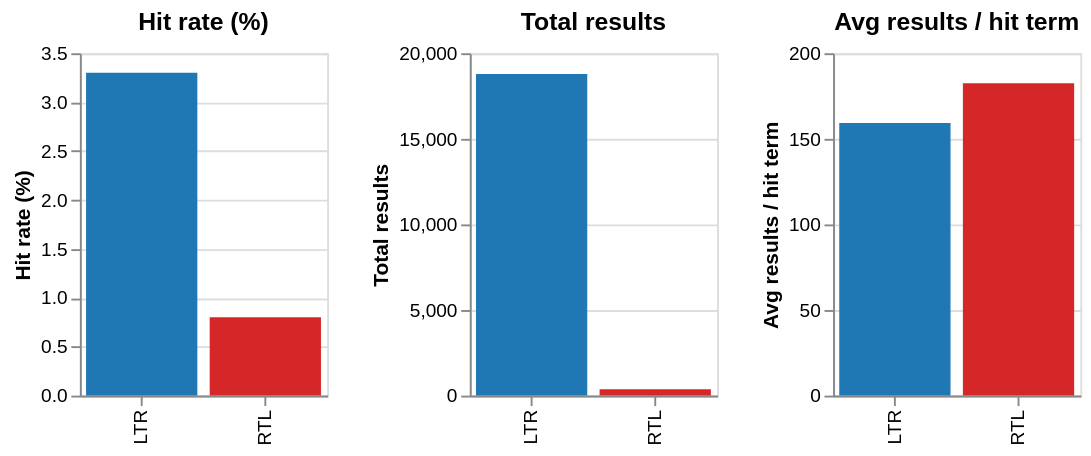
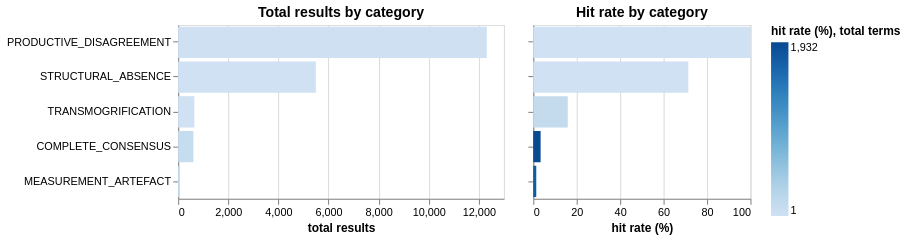

The notebook cell these images were saved under, in order:
### Code cell
# ── LTR vs RTL comparison ─────────────────────────────────────────────────
dir_summary = (
    hit_dir.groupby("dir_label")
    .agg(
        total_terms=("search_term_lower", "count"),
        terms_with_hits=("any_hit", "sum"),
        total_results=("total", "sum"),
    )
    .reset_index()
)
dir_summary["hit_rate_pct"] = (
    dir_summary["terms_with_hits"] / dir_summary["total_terms"] * 100
).round(1)
dir_summary["avg_per_hit"] = (
    dir_summary["total_results"] / dir_summary["terms_with_hits"].replace(0, pd.NA)
).round(1)

print("LTR vs RTL summary:")
print(dir_summary[["dir_label","total_terms","terms_with_hits","hit_rate_pct",
                    "total_results","avg_per_hit"]].to_string(index=False))

dir_metrics = [
    ("hit_rate_pct",  "Hit rate (%)"),
    ("total_results", "Total results"),
    ("avg_per_hit",   "Avg results / hit term"),
]
dir_charts = []
for col, title in dir_metrics:
    c = alt.Chart(dir_summary).mark_bar().encode(
        x=alt.X("dir_label:N", title=None),
        y=alt.Y(f"{col}:Q", title=title),
        color=alt.Color("dir_label:N",
                        scale=alt.Scale(domain=["LTR", "RTL"],
                                        range=["#1f77b4", "#d62728"]),
                        legend=None),
        tooltip=["dir_label:N", alt.Tooltip(f"{col}:Q", title=title)],
    ).properties(width=130, height=180, title=title)
    dir_charts.append(c)
display(alt.hconcat(*dir_charts))

# ── Top 10 RTL terms ──────────────────────────────────────────────────────
rtl_top = hit_dir[hit_dir["dir_label"] == "RTL"].nlargest(10, "total")
if len(rtl_top):
    print("\nTop 10 RTL terms:")
    print(rtl_top[["search_term_lower","n_repos","n_issues","n_users","total"]].to_string(index=False))
else:
    print("\nNo RTL terms with results.")

# ── Category breakdown ────────────────────────────────────────────────────
# Each grouped term may span multiple categories; take primary (alphabetically first)
hit_dir["primary_cat"] = hit_dir["category"].str.split(",").str[0].str.strip()

cat_summary = (
    hit_dir.groupby("primary_cat")
    .agg(
        total_terms=("search_term_lower", "count"),
        terms_with_hits=("any_hit", "sum"),
        total_results=("total", "sum"),
    )
    .reset_index()
)
cat_summary["hit_rate_pct"] = (
    cat_summary["terms_with_hits"] / cat_summary["total_terms"] * 100
).round(1)
cat_summary = cat_summary.sort_values("total_results", ascending=False)

cat_results = alt.Chart(cat_summary).mark_bar().encode(
    y=alt.Y("primary_cat:N", sort="-x", title=None),
    x=alt.X("total_results:Q", title="total results"),
    color=alt.Color("hit_rate_pct:Q", scale=alt.Scale(scheme="blues"),
                    title="hit rate (%)"),
    tooltip=["primary_cat:N", "total_terms:Q", "terms_with_hits:Q",
             "hit_rate_pct:Q", "total_results:Q"],
).properties(width=300, height=160, title="Total results by category")

cat_rate = alt.Chart(cat_summary).mark_bar().encode(
    y=alt.Y("primary_cat:N", sort="-x", title=None, axis=alt.Axis(labels=False)),
    x=alt.X("hit_rate_pct:Q", title="hit rate (%)"),
    color=alt.Color("total_terms:Q", scale=alt.Scale(scheme="greys"),
                    title="total terms"),
    tooltip=["primary_cat:N", "total_terms:Q", "hit_rate_pct:Q"],
).properties(width=200, height=160, title="Hit rate by category")

display(cat_results | cat_rate)
print()
print(cat_summary.to_string(index=False))

### Figure 1 — Vega specification as saved in the notebook (floating-point values rounded to 4 significant figures)
{"$schema": "https://vega.github.io/schema/vega/v6.json", "data": [{"name": "source_0"}, {"name": "data_0", "values": [{"dir_label": "LTR", "hit_rate_pct": 3.3, "hit_rate_pct_end": 3.3, "hit_rate_pct_start": 0.0}, {"dir_label": "RTL", "hit_rate_pct": 0.8, "hit_rate_pct_end": 0.8, "hit_rate_pct_start": 0.0}]}, {"name": "data_1", "values": [{"dir_label": "LTR", "total_results": 18782, "total_results_end": 18780.0, "total_results_start": 0.0}, {"dir_label": "RTL", "total_results": 365, "total_results_end": 365.0, "total_results_start": 0.0}]}, {"name": "data_2", "values": [{"avg_per_hit": 159.2, "avg_per_hit_end": 159.2, "avg_per_hit_start": 0.0, "dir_label": "LTR"}, {"avg_per_hit": 182.5, "avg_per_hit_end": 182.5, "avg_per_hit_start": 0.0, "dir_label": "RTL"}]}, {"name": "data_0_concat_0_x_domain_dir_label", "values": [{"dir_label": "LTR"}, {"dir_label": "RTL"}]}, {"name": "data_1_concat_1_x_domain_dir_label", "values": [{"dir_label": "LTR"}, {"dir_label": "RTL"}]}, {"name": "data_2_concat_2_x_domain_dir_label", "values": [{"dir_label": "LTR"}, {"dir_label": "RTL"}]}], "signals": [{"name": "childWidth", "value": 130}], "marks": [{"type": "group", "name": "concat_0_group", "encode": {"update": {"height": {"signal": "height"}, "width": {"signal": "childWidth"}}}, "marks": [{"type": "rect", "name": "concat_0_marks", "from": {"data": "data_0"}, "encode": {"update": {"width": {"signal": "max(0.25, bandwidth('concat_0_x'))"}, "y2": {"field": "hit_rate_pct_start", "scale": "concat_0_y"}, "x": {"field": "dir_label", "scale": "concat_0_x"}, "fill": {"field": "dir_label", "scale": "color"}, "tooltip": {"signal": "{\"dir_label\": isValid(datum[\"dir_label\"]) ? datum[\"dir_label\"] : \"\"+datum[\"dir_label\"], \"Hit rate (%)\": format(datum[\"hit_rate_pct\"], \"\")}"}, "y": {"field": "hit_rate_pct_end", "scale": "concat_0_y"}}}, "style": ["bar"]}], "axes": [{"scale": "concat_0_y", "orient": "left", "grid": true, "gridScale": "concat_0_x", "aria": false, "minExtent": 0, "ticks": false, "maxExtent": 0, "zindex": 0, "labels": false, "domain": false, "tickCount": {"signal": "ceil(height/40)"}}, {"scale": "concat_0_x", "orient": "bottom", "grid": false, "labelAlign": "right", "labelAngle": 270, "labelBaseline": "middle", "zindex": 0}, {"scale": "concat_0_y", "orient": "left", "labelOverlap": true, "zindex": 0, "tickCount": {"signal": "ceil(height/40)"}, "grid": false, "title": "Hit rate (%)"}], "title": {"text": "Hit rate (%)", "frame": "group"}, "style": "cell"}, {"type": "group", "name": "concat_1_group", "encode": {"update": {"width": {"signal": "childWidth"}, "height": {"signal": "height"}}}, "marks": [{"type": "rect", "name": "concat_1_marks", "from": {"data": "data_1"}, "encode": {"update": {"tooltip": {"signal": "{\"dir_label\": isValid(datum[\"dir_label\"]) ? datum[\"dir_label\"] : \"\"+datum[\"dir_label\"], \"Total results\": format(datum[\"total_results\"], \"\")}"}, "y2": {"field": "total_results_start", "scale": "concat_1_y"}, "y": {"field": "total_results_end", "scale": "concat_1_y"}, "fill": {"field": "dir_label", "scale": "color"}, "width": {"signal": "max(0.25, bandwidth('concat_1_x'))"}, "x": {"field": "dir_label", "scale": "concat_1_x"}}}, "style": ["bar"]}], "axes": [{"scale": "concat_1_y", "gridScale": "concat_1_x", "grid": true, "orient": "left", "labels": false, "maxExtent": 0, "ticks": false, "domain": false, "tickCount": {"signal": "ceil(height/40)"}, "aria": false, "minExtent": 0, "zindex": 0}, {"scale": "concat_1_x", "zindex": 0, "labelAngle": 270, "grid": false, "orient": "bottom", "labelBaseline": "middle", "labelAlign": "right"}, {"scale": "concat_1_y", "orient": "left", "title": "Total results", "grid": false, "tickCount": {"signal": "ceil(height/40)"}, "labelOverlap": true, "zindex": 0}], "title": {"text": "Total results", "frame": "group"}, "style": "cell"}, {"type": "group", "name": "concat_2_group", "encode": {"update": {"height": {"signal": "height"}, "width": {"signal": "childWidth"}}}, "marks": [{"type": "rect", "name": "concat_2_marks", "from": {"data": "data_2"}, "encode": {"update": {"width": {"signal": "max(0.25, bandwidth('concat_2_x'))"}, "x": {"field": "dir_label", "scale": "concat_2_x"}, "y2": {"field": "avg_per_hit_start", "scale": "concat_2_y"}, "tooltip": {"signal": "{\"dir_label\": isValid(datum[\"dir_label\"]) ? datum[\"dir_label\"] : \"\"+datum[\"dir_label\"], \"Avg results / hit term\": format(datum[\"avg_per_hit\"], \"\")}"}, "y": {"field": "avg_per_hit_end", "scale": "concat_2_y"}, "fill": {"field": "dir_label", "scale": "color"}}}, "style": ["bar"]}], "axes": [{"scale": "concat_2_y", "tickCount": {"signal": "ceil(height/40)"}, "ticks": false, "orient": "left", "labels": false, "maxExtent": 0, "gridScale": "concat_2_x", "grid": true, "aria": false, "minExtent": 0, "domain": false, "zindex": 0}, {"scale": "concat_2_x", "labelAlign": "right", "labelAngle": 270, "zindex": 0, "grid": false, "orient": "bottom", "labelBaseline": "middle"}, {"scale": "concat_2_y", "orient": "left", "grid": false, "title": "Avg results / hit term", "labelOverlap": true, "zindex": 0, "tickCount": {"signal": "ceil(height/40)"}}], "title": {"text": "Avg results / hit term", "frame": "group"}, "style": "cell"}], "scales": [{"name": "color", "type": "ordinal", "domain": ["LTR", "RTL"], "range": ["#1f77b4", "#d62728"]}, {"name": "concat_0_x", "type": "band", "domain": {"data": "data_0_concat_0_x_domain_dir_label", "field": "dir_label", "sort": true}, "range": [0, {"signal": "childWidth"}], "paddingOuter": 0.05, "paddingInner": 0.1}, {"name": "concat_0_y", "type": "linear", "domain": {"data": "data_0", "fields": ["hit_rate_pct_start", "hit_rate_pct_end"]}, "range": [{"signal": "height"}, 0], "zero": true, "nice": true}, {"name": "concat_1_x", "type": "band", "domain": {"data": "data_1_concat_1_x_domain_dir_label", "field": "dir_label", "sort": true}, "range": [0, {"signal": "childWidth"}], "paddingOuter": 0.05, "paddingInner": 0.1}, {"name": "concat_1_y", "type": "linear", "domain": {"data": "data_1", "fields": ["total_results_start", "total_results_end"]}, "range": [{"signal": "height"}, 0], "nice": true, "zero": true}, {"name": "concat_2_x", "type": "band", "domain": {"data": "data_2_concat_2_x_domain_dir_label", "field": "dir_label", "sort": true}, "range": [0, {"signal": "childWidth"}], "paddingOuter": 0.05, "paddingInner": 0.1}, {"name": "concat_2_y", "type": "linear", "domain": {"data": "data_2", "fields": ["avg_per_hit_start", "avg_per_hit_end"]}, "range": [{"signal": "height"}, 0], "zero": true, "nice": true}], "background": "white", "height": 180, "layout": {"padding": 20, "bounds": "full", "align": "each"}, "padding": 5}

### Figure 2 — Vega specification as saved in the notebook (floating-point values rounded to 4 significant figures)
{"$schema": "https://vega.github.io/schema/vega/v6.json", "data": [{"name": "source_0"}, {"name": "data_1", "values": [{"hit_rate_pct": 15.9, "primary_cat": "PRODUCTIVE_DISAGREEMENT", "terms_with_hits": 20, "total_results": 12316, "total_results_end": 12320.0, "total_results_start": 0.0, "total_terms": 126}, {"hit_rate_pct": 3.4, "primary_cat": "STRUCTURAL_ABSENCE", "terms_with_hits": 65, "total_results": 5495, "total_results_end": 5495.0, "total_results_start": 0.0, "total_terms": 1932}, {"hit_rate_pct": 1.4, "primary_cat": "TRANSMOGRIFICATION", "terms_with_hits": 25, "total_results": 648, "total_results_end": 648.0, "total_results_start": 0.0, "total_terms": 1755}, {"hit_rate_pct": 100.0, "primary_cat": "COMPLETE_CONSENSUS", "terms_with_hits": 5, "total_results": 610, "total_results_end": 610.0, "total_results_start": 0.0, "total_terms": 5}, {"hit_rate_pct": 71.4, "primary_cat": "MEASUREMENT_ARTEFACT", "terms_with_hits": 5, "total_results": 78, "total_results_end": 78.0, "total_results_start": 0.0, "total_terms": 7}]}, {"name": "data_2", "values": [{"hit_rate_pct": 15.9, "hit_rate_pct_end": 15.9, "hit_rate_pct_start": 0.0, "primary_cat": "PRODUCTIVE_DISAGREEMENT", "total_terms": 126}, {"hit_rate_pct": 3.4, "hit_rate_pct_end": 3.4, "hit_rate_pct_start": 0.0, "primary_cat": "STRUCTURAL_ABSENCE", "total_terms": 1932}, {"hit_rate_pct": 1.4, "hit_rate_pct_end": 1.4, "hit_rate_pct_start": 0.0, "primary_cat": "TRANSMOGRIFICATION", "total_terms": 1755}, {"hit_rate_pct": 100.0, "hit_rate_pct_end": 100.0, "hit_rate_pct_start": 0.0, "primary_cat": "COMPLETE_CONSENSUS", "total_terms": 5}, {"hit_rate_pct": 71.4, "hit_rate_pct_end": 71.4, "hit_rate_pct_start": 0.0, "primary_cat": "MEASUREMENT_ARTEFACT", "total_terms": 7}]}, {"name": "source_0_concat_0_y_domain_primary_cat", "values": [{"primary_cat": "PRODUCTIVE_DISAGREEMENT", "sort_field": 12316}, {"primary_cat": "STRUCTURAL_ABSENCE", "sort_field": 5495}, {"primary_cat": "TRANSMOGRIFICATION", "sort_field": 648}, {"primary_cat": "COMPLETE_CONSENSUS", "sort_field": 610}, {"primary_cat": "MEASUREMENT_ARTEFACT", "sort_field": 78}]}, {"name": "source_0_concat_1_y_domain_primary_cat", "values": [{"primary_cat": "PRODUCTIVE_DISAGREEMENT", "sort_field": 15.9}, {"primary_cat": "STRUCTURAL_ABSENCE", "sort_field": 3.4}, {"primary_cat": "TRANSMOGRIFICATION", "sort_field": 1.4}, {"primary_cat": "COMPLETE_CONSENSUS", "sort_field": 100.0}, {"primary_cat": "MEASUREMENT_ARTEFACT", "sort_field": 71.4}]}], "signals": [{"name": "concat_0_width", "value": 300}, {"name": "concat_1_width", "value": 200}], "marks": [{"type": "group", "name": "concat_0_group", "encode": {"update": {"height": {"signal": "height"}, "width": {"signal": "concat_0_width"}}}, "marks": [{"type": "rect", "name": "concat_0_marks", "from": {"data": "data_1"}, "encode": {"update": {"x": {"field": "total_results_end", "scale": "concat_0_x"}, "height": {"signal": "max(0.25, bandwidth('concat_0_y'))"}, "fill": {"field": "hit_rate_pct", "scale": "color"}, "tooltip": {"signal": "{\"primary_cat\": isValid(datum[\"primary_cat\"]) ? datum[\"primary_cat\"] : \"\"+datum[\"primary_cat\"], \"total_terms\": format(datum[\"total_terms\"], \"\"), \"terms_with_hits\": format(datum[\"terms_with_hits\"], \"\"), \"hit_rate_pct\": format(datum[\"hit_rate_pct\"], \"\"), \"total_results\": format(datum[\"total_results\"], \"\")}"}, "y": {"field": "primary_cat", "scale": "concat_0_y"}, "x2": {"field": "total_results_start", "scale": "concat_0_x"}}}, "style": ["bar"]}], "axes": [{"scale": "concat_0_x", "gridScale": "concat_0_y", "minExtent": 0, "ticks": false, "aria": false, "tickCount": {"signal": "ceil(concat_0_width/40)"}, "labels": false, "grid": true, "maxExtent": 0, "zindex": 0, "domain": false, "orient": "bottom"}, {"scale": "concat_0_x", "orient": "bottom", "labelFlush": true, "labelOverlap": true, "tickCount": {"signal": "ceil(concat_0_width/40)"}, "zindex": 0, "title": "total results", "grid": false}, {"scale": "concat_0_y", "zindex": 0, "grid": false, "orient": "left"}], "title": {"text": "Total results by category", "frame": "group"}, "style": "cell"}, {"type": "group", "name": "concat_1_group", "encode": {"update": {"width": {"signal": "concat_1_width"}, "height": {"signal": "height"}}}, "marks": [{"type": "rect", "name": "concat_1_marks", "from": {"data": "data_2"}, "encode": {"update": {"y": {"field": "primary_cat", "scale": "concat_1_y"}, "x": {"field": "hit_rate_pct_end", "scale": "concat_1_x"}, "x2": {"field": "hit_rate_pct_start", "scale": "concat_1_x"}, "fill": {"field": "total_terms", "scale": "color"}, "tooltip": {"signal": "{\"primary_cat\": isValid(datum[\"primary_cat\"]) ? datum[\"primary_cat\"] : \"\"+datum[\"primary_cat\"], \"total_terms\": format(datum[\"total_terms\"], \"\"), \"hit_rate_pct\": format(datum[\"hit_rate_pct\"], \"\")}"}, "height": {"signal": "max(0.25, bandwidth('concat_1_y'))"}}}, "style": ["bar"]}], "axes": [{"scale": "concat_1_x", "ticks": false, "domain": false, "gridScale": "concat_1_y", "aria": false, "labels": false, "orient": "bottom", "minExtent": 0, "zindex": 0, "maxExtent": 0, "grid": true, "tickCount": {"signal": "ceil(concat_1_width/40)"}}, {"scale": "concat_1_x", "title": "hit rate (%)", "labelOverlap": true, "labelFlush": true, "tickCount": {"signal": "ceil(concat_1_width/40)"}, "orient": "bottom", "zindex": 0, "grid": false}, {"scale": "concat_1_y", "orient": "left", "labels": false, "grid": false, "zindex": 0}], "title": {"text": "Hit rate by category", "frame": "group"}, "style": "cell"}], "scales": [{"name": "color", "type": "linear", "domain": {"fields": [{"data": "data_1", "field": "hit_rate_pct"}, {"data": "data_2", "field": "total_terms"}]}, "range": {"scheme": "blues"}, "interpolate": "hcl", "zero": false}, {"name": "concat_0_x", "type": "linear", "domain": {"data": "data_1", "fields": ["total_results_start", "total_results_end"]}, "range": [0, {"signal": "concat_0_width"}], "zero": true, "nice": true}, {"name": "concat_0_y", "type": "band", "domain": {"data": "source_0_concat_0_y_domain_primary_cat", "field": "primary_cat", "sort": {"op": "max", "field": "sort_field", "order": "descending"}}, "range": [0, {"signal": "height"}], "paddingInner": 0.1, "paddingOuter": 0.05}, {"name": "concat_1_x", "type": "linear", "domain": {"data": "data_2", "fields": ["hit_rate_pct_start", "hit_rate_pct_end"]}, "range": [0, {"signal": "concat_1_width"}], "zero": true, "nice": true}, {"name": "concat_1_y", "type": "band", "domain": {"data": "source_0_concat_1_y_domain_primary_cat", "field": "primary_cat", "sort": {"op": "max", "field": "sort_field", "order": "descending"}}, "range": [0, {"signal": "height"}], "paddingInner": 0.1, "paddingOuter": 0.05}], "legends": [{"title": "hit rate (%), total terms", "fill": "color", "gradientLength": {"signal": "clamp(height, 64, 200)"}}], "background": "white", "height": 160, "layout": {"padding": 20, "bounds": "full", "align": "each"}, "padding": 5}
